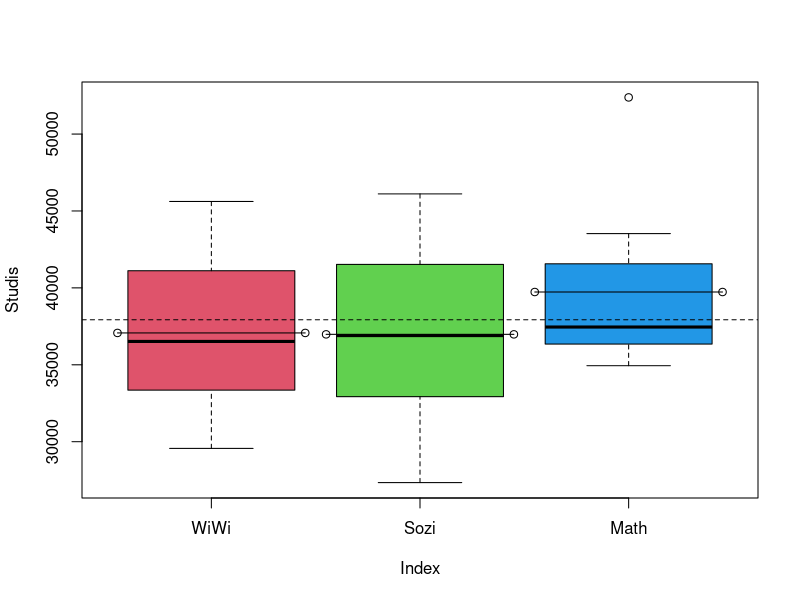
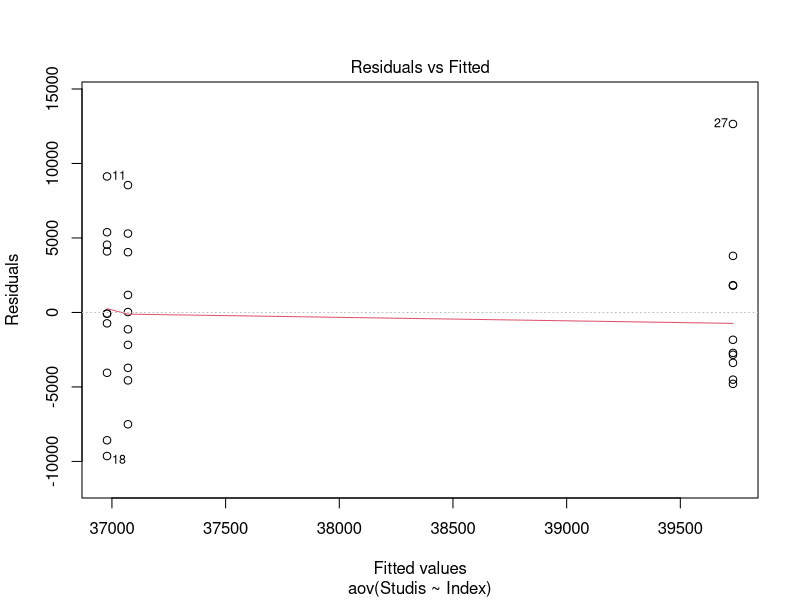
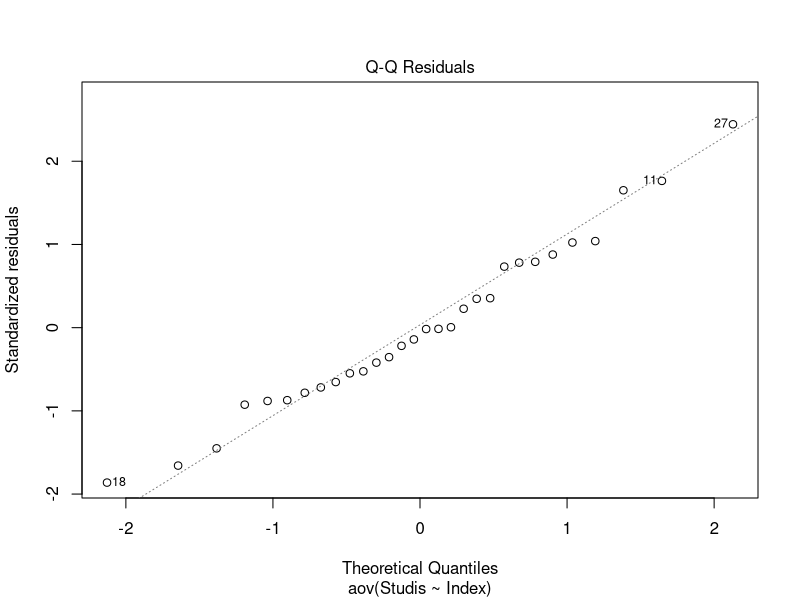
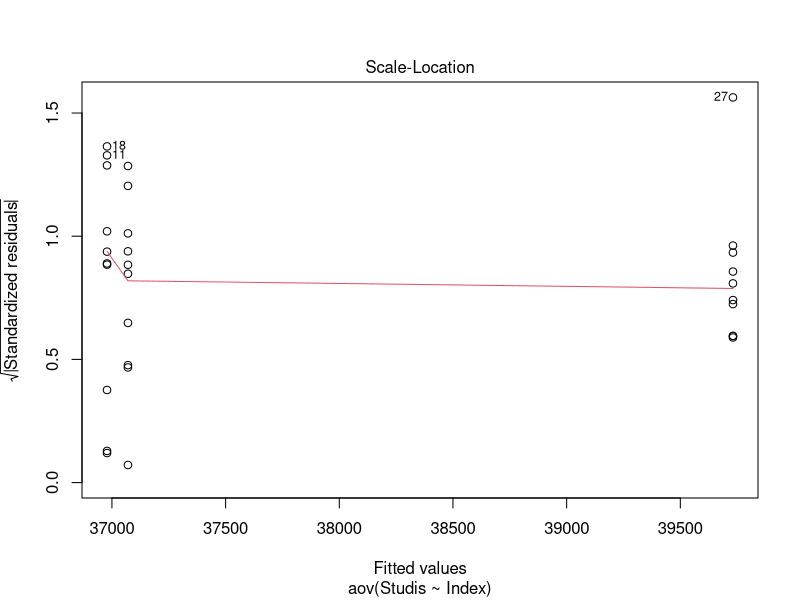
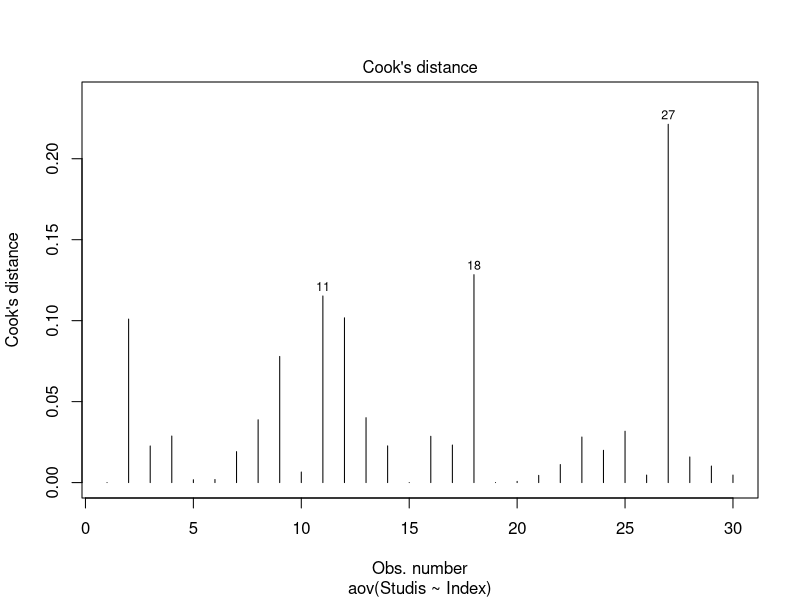
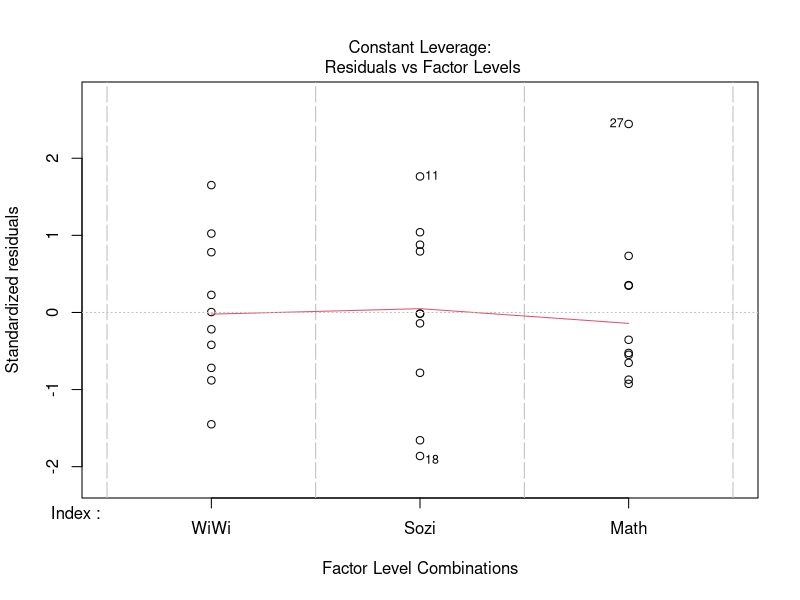
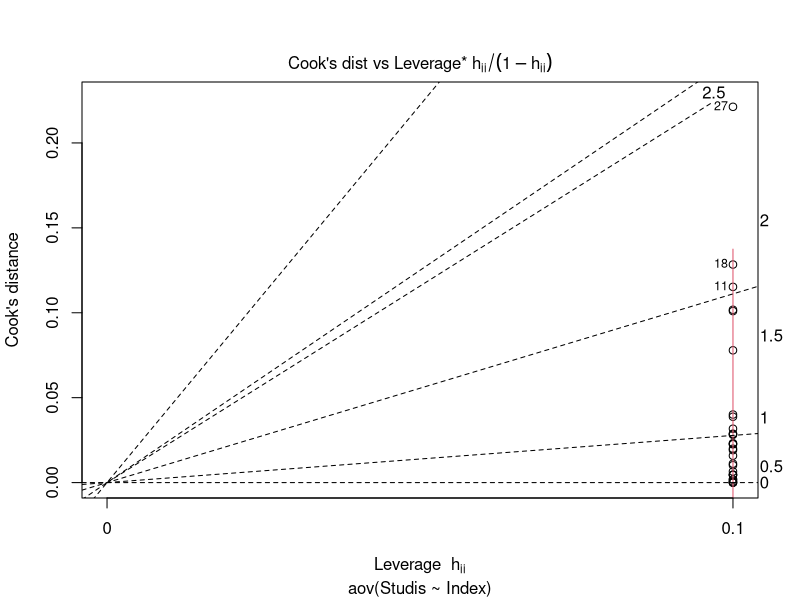

Write R code to recreate these figures, in order.
## ---- chunk 1
library(ggplot2)
library(knitr)
vCA <- T
## ---- chunk 2
WiWi    <- c(37097 ,45617, 41115 ,32510, 35940, 38247, 33352 ,42367 ,29564 ,34896)
Sozi    <- c(46109, 28399, 42363 ,32928, 36893, 41527, 41074 ,27341, 36904 ,36247)
Math    <- c(41527, 36891 ,35220, 43529, 34941, 41565 ,52383 ,36348, 37014 ,37897) 

Studis <- c(WiWi, Sozi ,Math)
Index <- as.factor(rep(1:3,c(10,10,10)))
levels(Index) <- c("WiWi", "Sozi", "Math")

Data <- data.frame(gruppe=factor(Index),Studis)
## ---- chunk 3
M <- tapply(Studis, Index, mean)
V <- tapply(Studis, Index, var)

VH.test <- fligner.test(Studis ~ Index)
VN.test <- bartlett.test(Studis ~ Index)
## ---- chunk 4
boxplot(Studis ~ Index, col=c(2,3,4)); abline(h=mean(Studis), lty=2)
lines(c(0.55,1.45), c(mean(WiWi),mean(WiWi)), type="o")
lines(c(1.55,2.45), c(mean(Sozi),mean(Sozi)), type="o")
lines(c(2.55,3.45), c(mean(Math),mean(Math)), type="o")
## ---- chunk 5
summary(aov(Studis ~ Index, data=Data))
## ---- chunk 6
plot(aov(Studis~Index),1)
## ---- chunk 7
plot(aov(Studis~Index),2)
## ---- chunk 8
plot(aov(Studis~Index),3)
## ---- chunk 9
plot(aov(Studis~Index),4)
## ---- chunk 10
plot(aov(Studis~Index),5)
## ---- chunk 11
plot(aov(Studis~Index),6)
## ---- chunk 12
c <- aov(Studis ~ Index, data=Data)
TukeyHSD(c,ordered=FALSE,conf.level=0.95)
